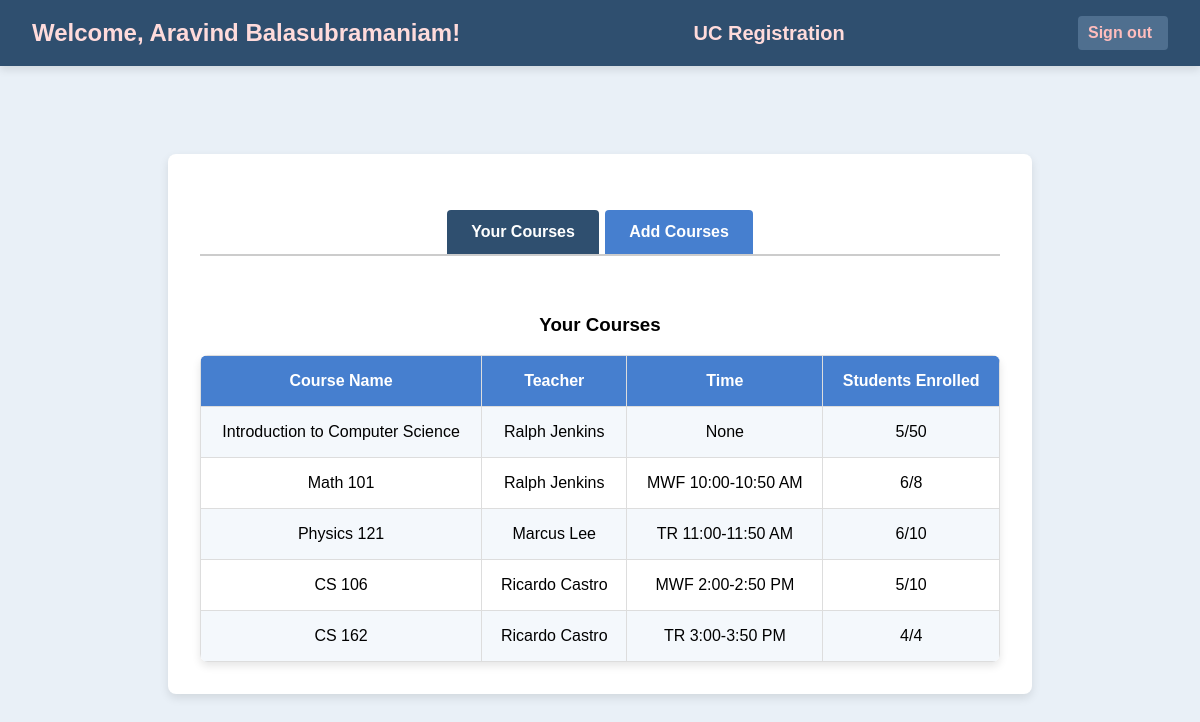
The page /student/courses (signed in) on the database its author committed.
### app.py (models this page shows, shortened)
class User(UserMixin, db.Model):
    id = db.Column(db.Integer, primary_key=True)
    username = db.Column(db.String(150))
    password = db.Column(db.String(150))
    role = db.Column(db.String(50))

class Course(db.Model):
    id = db.Column(db.Integer, primary_key=True)
    course_code = db.Column(db.String(10))
    course_name = db.Column(db.String(100))
    capacity = db.Column(db.Integer)
    teacher_id = db.Column(db.Integer, db.ForeignKey('user.id'))
    teacher = db.relationship('User', backref='teaching_courses', foreign_keys=[teacher_id])
    time = db.Column(db.String(50))
    enrolled_count = db.Column(db.Integer, default=0)

### app.py (the view)
@app.route('/student/courses')
@login_required
def student_courses():
    if current_user.role != 'student':
        flash("Access denied: Only students can view this page.", "danger")
        return redirect(url_for('login'))  # Redirect to login if not a student
    courses = db.session.query(
        Course.id.label("id"),                 # Course ID
        Course.course_name.label("course_name"),  # Course Name
        User.username.label("teacher"),        # Teacher's Username
        Course.time.label("time"),             # Course Timing
        Course.enrolled_count.label("enrolled_count"),  # Students Enrolled
        Course.capacity.label("capacity")      # Maximum Students
    ).join(User, Course.teacher_id == User.id).all()
    enrolled_course_ids = [enrollment.course_id for enrollment in Enrollment.query.filter_by(user_id=current_user.id).all()]
    return render_template('student_courses.html', courses=courses, enrolled_course_ids=enrolled_course_ids)

### app.py (called while the page is built)
@login_manager.user_loader
def load_user(user_id):
    return User.query.get(int(user_id))

### templates/student_courses.html (shortened to what this page needs)
<!DOCTYPE html>
<html lang="en">
<head>
    <link rel="stylesheet" href="{{ url_for('static', filename='styles.css') }}">
</head>
<body>
    <div class="header">
        <div class="header-content">
            <div class="welcome-container">
                <h1>Welcome, {{ current_user.username }}!</h1>
            </div>
            <div class="university-container">
                <h2>UC Registration</h2>
            </div>
            <div class="logout-container">
                {% if current_user.role == 'student' %}
                    <a href="{{ url_for('student_logout') }}" class="sign-out">Sign out</a>
                {% elif current_user.role == 'teacher' %}
                    <a href="{{ url_for('teacher_logout') }}" class="sign-out">Sign out</a>
                {% endif %}
            </div>
        </div>
    </div>
    <div class="container">
        <div class="tabs">
            <a href="#your-courses" class="tab-button active">Your Courses</a>
            <a href="#add-courses" class="tab-button">Add Courses</a>
        </div>
        <div id="your-courses" class="tab-content active">
            <h3>Your Courses</h3>
            <table>
                <tr>
                    <th>Course Name</th>
                    <th>Teacher</th>
                    <th>Time</th>
                    <th>Students Enrolled</th>
                </tr>
                {% for course in courses %}
                    {% if course.id in enrolled_course_ids %}
                        <tr>
                            <td>{{ course.course_name }}</td>
                            <td>{{ course.teacher }}</td>
                            <td>{{ course.time }}</td>
                            <td>{{ course.enrolled_count }}/{{ course.capacity }}</td>
                        </tr>
                    {% endif %}
                {% endfor %}
            </table>
        </div>
    </div>
</body>
</html>

### static/styles.css (style rules this page uses)
body { font-family: Arial, sans-serif; background-color: #e9f0f7; margin: 0; display: flex; justify-content: center; align-items: center; min-height: 100vh; }
.container { max-width: 800px; width: 100%; background-color: #ffffff; padding: 2rem; border-radius: 8px; box-shadow: 0px 4px 10px rgba(0, 0, 0, 0.1); text-align: center; margin: 5rem auto 2rem; }
.header { width: 100%; background-color: #2f4f6f; color: #fff; padding: 1rem 0; display: flex; justify-content: center; align-items: center; box-shadow: 0px 4px 8px rgba(0, 0, 0, 0.1); position: fixed; top: 0; left: 0; z-index: 10; margin-bottom: 20px; }
.header-content { display: flex; justify-content: space-between; align-items: center; max-width: 1200px; width: 100%; padding: 0 2rem; }
.header h1, .header h2 { margin: 0; color: #ffdbdb; }
.header h1 { font-size: 1.5rem; margin-right: 20px; }
.header h2 { font-size: 1.25rem; margin-right: 20px; }
.logout-container { display: flex; align-items: center; }
.sign-out { color: #ffbdbd; text-decoration: none; font-weight: bold; padding: 0.5rem 1rem; border-radius: 4px; background-color: #4f6f8f; padding-left: 10px; }
.tabs { display: flex; justify-content: center; margin: 1.5rem 0; border-bottom: 2px solid #ccc; }
.tab-button { padding: 0.8rem 1.5rem; background-color: #467fcf; color: #fff; border: none; border-radius: 4px 4px 0 0; cursor: pointer; font-weight: bold; margin: 0 0.2rem; transition: background-color 0.3s ease; text-decoration: none; }
.tab-button.active { background-color: #2f4f6f; }
table { width: 100%; border-collapse: collapse; margin-top: 1rem; text-align: center; border-radius: 8px; overflow: hidden; box-shadow: 0px 4px 8px rgba(0, 0, 0, 0.1); }
th, td { border: 1px solid #ddd; padding: 1rem; }
th { background-color: #467fcf; color: #fff; font-weight: bold; }
tr:nth-child(even) { background-color: #f4f8fc; }
.tab-content { display: none; }
.tab-content.active { display: block; padding-top: 1rem; }

### rows shown on the page
User: username "Aravind Balasubramaniam"
Course: course_name "Introduction to Computer Science", teacher "Ralph Jenkins", time "None", enrolled_count "5", capacity "50"
Course: course_name "Math 101", teacher "Ralph Jenkins", time "MWF 10:00-10:50 AM", enrolled_count "6", capacity "8"
Course: course_name "Physics 121", teacher "Marcus Lee", time "TR 11:00-11:50 AM", enrolled_count "6", capacity "10"
Course: course_name "CS 106", teacher "Ricardo Castro", time "MWF 2:00-2:50 PM", enrolled_count "5", capacity "10"
Course: course_name "CS 162", teacher "Ricardo Castro", time "TR 3:00-3:50 PM", enrolled_count "4", capacity "4"
